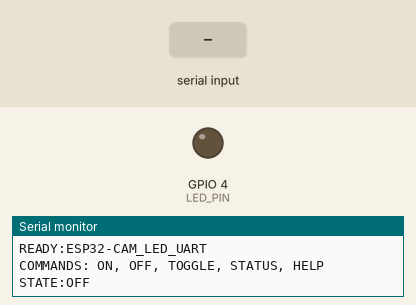
Simulated run of this sketch. Board: ESP32. On the bench: output pins drawn as LEDs (lit = HIGH), the last lines printed to the serial monitor. The test bench sets the inputs (shaded band).

Above: at 2.2 s.
2.3 s: "ON\n" received over Serial
At 2.9 s:
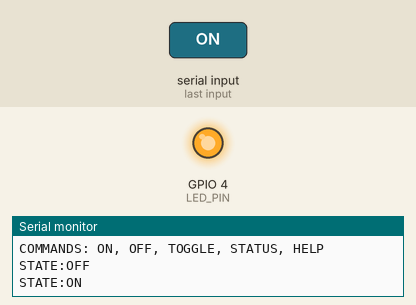
3.8 s: "OFF\n" received over Serial
At 4.1 s:
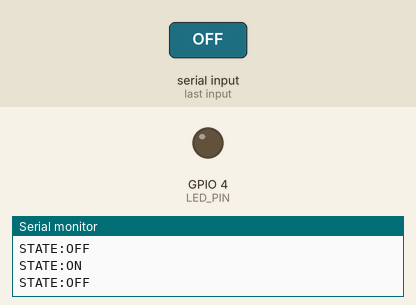
5.3 s: "TOGGLE\n" received over Serial
At 6.4 s:
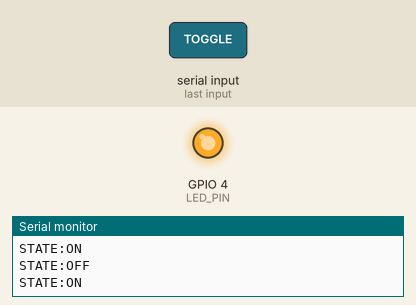
Timing chart, 0 to 8.3 s (numbered marks = the images above; inputs shaded):
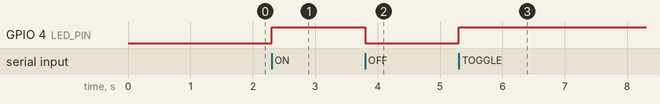

Measured:
- after the input at 2.3 s, GPIO 4 (LED_PIN): LOW → HIGH at once
- after the input at 3.8 s, GPIO 4 (LED_PIN): HIGH → LOW at once
- after the input at 5.3 s, GPIO 4 (LED_PIN): LOW → HIGH at once

The sketch:

ESP32_CAM_LED_UART_Toggle.ino
```cpp
/*
  ESP32-CAM — LED UART Toggle
  ---------------------------
  Назначение:
    Скетч для ESP32-CAM, который управляет встроенным светодиодом-вспышкой
    на GPIO 4 через UART / Serial команды.

  Для чего нужен:
    Этот скетч работает вместе с Windows GUI-программой esp32cam_led_uart_gui.py.
    GUI открывает COM-порт USB-TTL адаптера и отправляет текстовые команды.

  Логика кнопки:
    - один раз нажали в GUI — LED включился;
    - второй раз нажали — LED выключился;
    - состояние хранится на ESP32-CAM в переменной ledState.

  UART-команды, которые принимает ESP32-CAM:
    ON      — включить LED;
    OFF     — выключить LED;
    TOGGLE  — переключить LED;
    STATUS  — вернуть текущее состояние;
    HELP    — показать список команд.

  Ответы ESP32-CAM:
    READY:ESP32-CAM_LED_UART
    STATE:ON
    STATE:OFF
    ERROR:UNKNOWN_COMMAND

  Плата:
    AI Thinker ESP32-CAM или совместимый ESP32-CAM модуль.

  Важно:
    GPIO 4 на многих ESP32-CAM подключен к яркому светодиоду-вспышке.
    Не смотрите прямо на светодиод при включении.

  Подключение UART:
    USB-TTL GND -> ESP32-CAM GND
    USB-TTL TX  -> ESP32-CAM U0R / RX0
    USB-TTL RX  -> ESP32-CAM U0T / TX0
    USB-TTL 5V  -> ESP32-CAM 5V, если ваш адаптер стабильно питает плату

  Перед загрузкой:
    1. Для прошивки обычно нужно соединить GPIO0 с GND.
    2. Загрузить скетч через Arduino IDE.
    3. После загрузки разомкнуть GPIO0-GND.
    4. Нажать RST на самой плате ESP32-CAM.
    5. Открыть COM-порт на скорости 115200.
*/

const int LED_PIN = 4;
const unsigned long UART_BAUD = 115200;

bool ledState = false;
String inputLine = "";

void setLed(bool state) {
  ledState = state;
  digitalWrite(LED_PIN, ledState ? HIGH : LOW);
}

void printState() {
  Serial.print("STATE:");
  Serial.println(ledState ? "ON" : "OFF");
}

void printHelp() {
  Serial.println("COMMANDS: ON, OFF, TOGGLE, STATUS, HELP");
}

void handleCommand(String command) {
  command.trim();
  command.toUpperCase();

  if (command.length() == 0) {
    return;
  }

  if (command == "ON") {
    setLed(true);
    printState();
  } else if (command == "OFF") {
    setLed(false);
    printState();
  } else if (command == "TOGGLE") {
    setLed(!ledState);
    printState();
  } else if (command == "STATUS") {
    printState();
  } else if (command == "HELP") {
    printHelp();
    printState();
  } else {
    Serial.println("ERROR:UNKNOWN_COMMAND");
    printHelp();
  }
}

void setup() {
  Serial.begin(UART_BAUD);
  delay(1000);

  pinMode(LED_PIN, OUTPUT);
  setLed(false);

  Serial.println();
  Serial.println("READY:ESP32-CAM_LED_UART");
  printHelp();
  printState();
}

void loop() {
  while (Serial.available() > 0) {
    char c = (char)Serial.read();

    if (c == '\r') {
      // Игнорируем CR, чтобы одинаково принимать Windows CRLF и обычный LF.
      continue;
    }

    if (c == '\n') {
      handleCommand(inputLine);
      inputLine = "";
    } else {
      inputLine += c;

      // Защита от слишком длинной строки при ошибке на стороне ПК.
      if (inputLine.length() > 64) {
        inputLine = "";
        Serial.println("ERROR:COMMAND_TOO_LONG");
      }
    }
  }
}
```
